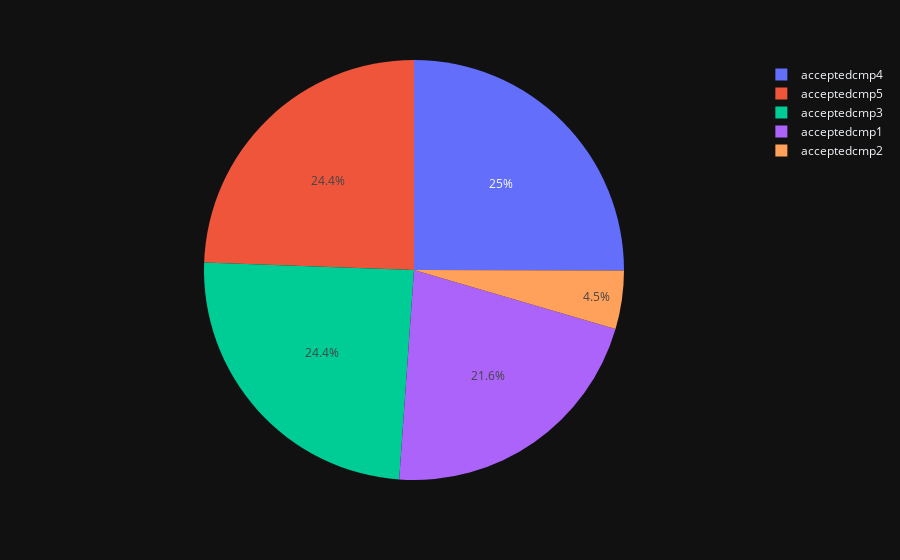

Notebook cell for this chart:
### Code cell
px.pie(df, names=df_cam.index, values=df_cam['rate'].values)

### Figure 1 — Plotly figure (JSON) as saved in the notebook; plotly's stock layout.template omitted (floating-point values rounded to 4 significant figures)
{"data": [{"domain": {"x": [0.0, 1.0], "y": [0.0, 1.0]}, "hovertemplate": "label=%{label}<br>value=%{value}<extra></extra>", "labels": ["acceptedcmp4", "acceptedcmp5", "acceptedcmp3", "acceptedcmp1", "acceptedcmp2"], "legendgroup": "", "name": "", "showlegend": true, "values": [25.04, 24.44, 24.44, 21.59, 4.498], "type": "pie"}], "layout": {"legend": {"tracegroupgap": 0}, "margin": {"t": 60}}}
